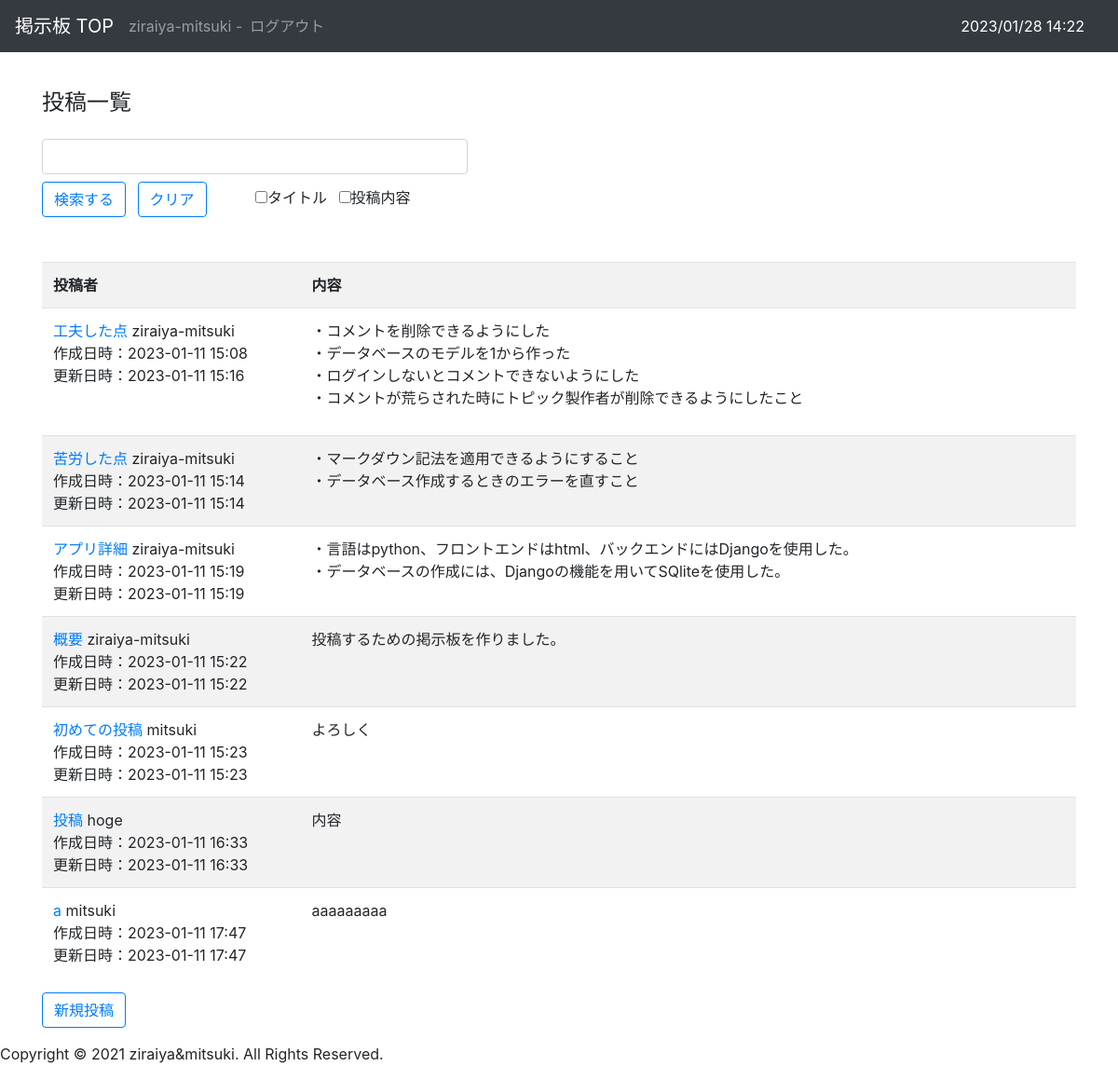
The page /bbs/ (signed in) on the database its author committed.
### bbs/models.py (models this page shows, shortened)
class Article(models.Model):
    title = models.CharField(max_length = 200)
    content = models.TextField(max_length=1000)
    author = models.ForeignKey(
        'auth.User',
        on_delete = models.CASCADE,
    )
    created_at = models.DateTimeField(auto_now_add=True)
    updated_at = models.DateTimeField(auto_now=True)

### bbs/views.py (the view)
# urls.py: path('', views.IndexView.as_view(), name='index'),
class IndexView(generic.ListView):
    def get_queryset(self):
        q_word = self.request.GET.get('query')
        selected_title = self.request.GET.get('title')
        selected_article = self.request.GET.get('article')
        if q_word:
            if selected_title and selected_article:
                object_list = Article.objects.filter(
                    Q(title__icontains=q_word) | Q(content__icontains=q_word))
            elif selected_title:
                object_list = Article.objects.filter(Q(title__icontains=q_word))
            else:
                object_list = Article.objects.filter(Q(content__icontains=q_word))
        else:
            object_list = Article.objects.all()
        return object_list

### bbs/templatetags/markdown_extras.py (called while the page is built)
@register.filter()
@stringfilter
def markdown(value):
    return md.markdown(value, extensions=['markdown.extensions.fenced_code'])

### bbs/templates/bbs/article_list.html
{% extends 'layout.html' %}
{% load markdown_extras %}
{% block content %}
    <h1 class="mt-3 mb-4">投稿一覧</h1>
    <form action="" method="get" class="mb-5" >
        <div class = "form-row">
            <div class = "col-5">
                <input name="query" value="{{ request.GET.query }}" type="text" class ="form-control">
                <div class = "mt-2">
                    <button type="submit" class='submit btn btn-outline-primary'>検索する</button>
                    <a href="./" class='submit btn btn-outline-primary ml-2'>クリア</a>
                    <input type="checkbox" name="title" value="1" class = "ml-5">タイトル
                    <input type="checkbox" name="article" value="1" class = "ml-2">投稿内容
                </div>
            </div>
        </div>
    </form>
    <table class='table table-striped table-hover'>
        <tr>
            <th width=25%>投稿者</th>
            <th>内容</th>
        </tr>
        {% for article in object_list %}
        <tr>
            <td>
                <a href='{% url "bbs:detail" article.pk %}'>{{ article.title }} </a> {{ article.author }}<br>
                作成日時：{{ article.created_at|date:"Y-m-j H:i" }}<br>
                更新日時：{{ article.updated_at|date:"Y-m-j H:i" }}
            </td>
            <td>{{ article.content|markdown|safe }}</td>
        </tr>
        {% endfor %}
    </table>
    {% if user.is_authenticated %}
    <p>
        <a href='{% url "bbs:create" %}'  class='btn btn-outline-primary'>新規投稿</a>
    </p>
    {% endif %}
{% endblock %}

### templates/layout.html (shortened to what this page needs)
<!DOCTYPE html>
<html>
    <head>
        <link rel="stylesheet" href="https://cdn.jsdelivr.net/npm/bootstrap@4.6.2/dist/css/bootstrap.min.css">
    </head>
    <body>
        <nav class='navbar navbar-expand-sm navbar-dark bg-dark fixed-top'>
            <a class='navbar-brand' href='{% url "bbs:index" %}'>掲示板 TOP</a>
            <ul class='navbar-nav'>
                {% if user.is_authenticated %}
                    <li class='nav-time'>
                        <span class='navbar-text'>{{ user }} - </span>
                    </li>
                    <li class='nav-item'>
                        <a href='{% url "logout" %}' class='logout nav-link'>ログアウト</a>
                    </li>
                {% endif %}
            </ul>
            <div class="nav-item" style="margin:0 20px 0 auto;" >
                <font color="white">{% now "SHORT_DATETIME_FORMAT" %}</font>
            </div>
        </nav>
        <div class='container'>
            {% block content %}
            {% endblock %}
        </div>
    </body>
    <footer>
        <address>Copyright &copy; 2021 ziraiya&mitsuki. All Rights Reserved.</address>
    </footer>
</html>

### templates/layout.html (style rules this page uses)
body { padding-top: 80px; }
h1 { font-size: 150%; }

### rows shown on the page
Article: title "工夫した点", author "ziraiya-mitsuki", created_at "2023-01-11 15:08", updated_at "2023-01-11 15:16", content "・コメントを削除できるようにした ・データベースのモデルを1から作った ・ログインしないとコメントできないようにした ・コメントが荒らされた時にトピック製作者が削除できるようにしたこと"
Article: title "苦労した点", author "ziraiya-mitsuki", created_at "2023-01-11 15:14", updated_at "2023-01-11 15:14", content "・マークダウン記法を適用できるようにすること ・データベース作成するときのエラーを直すこと"
Article: title "アプリ詳細", author "ziraiya-mitsuki", created_at "2023-01-11 15:19", updated_at "2023-01-11 15:19", content "・言語はpython、フロントエンドはhtml、バックエンドにはDjangoを使用した。 ・データベースの作成には、Djangoの機能を用いてSQliteを使用した。"
Article: title "概要", author "ziraiya-mitsuki", created_at "2023-01-11 15:22", updated_at "2023-01-11 15:22", content "投稿するための掲示板を作りました。"
Article: title "初めての投稿", author "mitsuki", created_at "2023-01-11 15:23", updated_at "2023-01-11 15:23", content "よろしく"
Article: title "投稿", author "hoge", created_at "2023-01-11 16:33", updated_at "2023-01-11 16:33", content "内容"
Article: title "a", author "mitsuki", created_at "2023-01-11 17:47", updated_at "2023-01-11 17:47", content "aaaaaaaaa"

### other values the page prints
{{ user }} "ziraiya-mitsuki"
